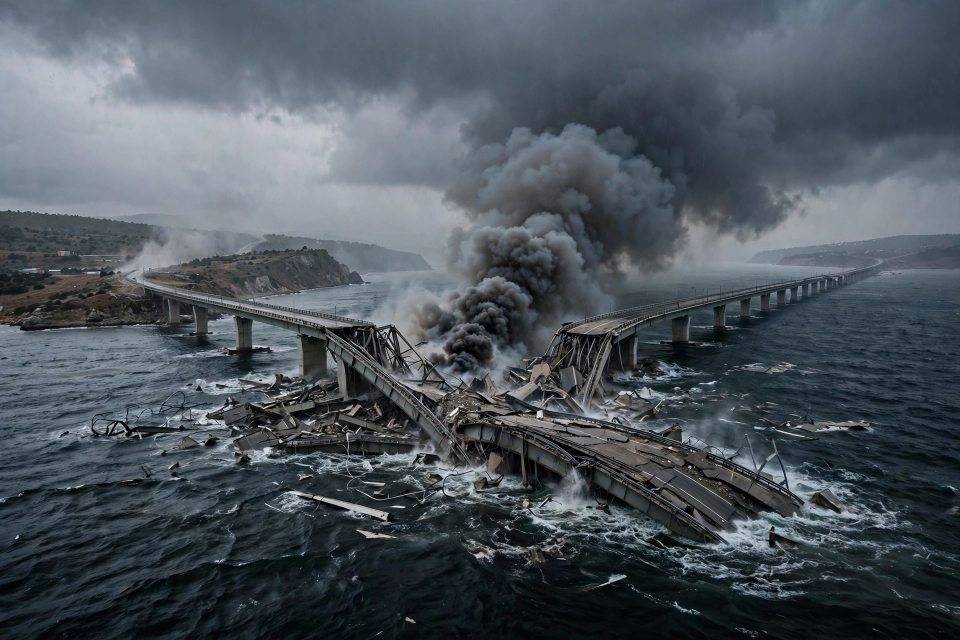
#> input picture media-generation-hero-kerch-17nov-0-357af6cf-c1d8-43b7-adf4-132450521163.png, 1920 x 1280 px (shown at 1/2 size)
$ python compose.py
#> lines starting #> are read from the running program, lines starting #| are printed output that depends on the picture
"""Build the 17 Nov 2026 front page (1024x1024 PNG) from the hero photo.

Layout: masthead, hero photo with caption, lead story, 2x2 story grid,
ticker strip, footer. All text is drawn with PIL so the page is readable
at a glance; the hero is the only photographic element.
"""
import textwrap
from pathlib import Path

from PIL import Image, ImageDraw, ImageFont

HERE = Path(__file__).resolve().parent
W, H = 1024, 1024
SERIF_B = "/usr/share/fonts/truetype/dejavu/DejaVuSerif-Bold.ttf"
SERIF = "/usr/share/fonts/truetype/dejavu/DejaVuSerif.ttf"
SANS_B = "/usr/share/fonts/truetype/dejavu/DejaVuSans-Bold.ttf"
SANS = "/usr/share/fonts/truetype/dejavu/DejaVuSans.ttf"


def font(path, size):
    return ImageFont.truetype(path, size)


def wrap(draw, text, fnt, width):
    lines, cur = [], ""
    for word in text.split():
        trial = (cur + " " + word).strip()
        if draw.textlength(trial, font=fnt) <= width:
            cur = trial
        else:
            if cur:
                lines.append(cur)
            cur = word
    if cur:
        lines.append(cur)
    return lines


def draw_wrapped(draw, x, y, text, fnt, width, fill="black", leading=4):
    lines = wrap(draw, text, fnt, width)
    for line in lines:
        draw.text((x, y), line, font=fnt, fill=fill)
        y += fnt.size + leading
    return y


def main():
    img = Image.new("RGB", (W, H), "white")
#> img: PIL image 1024x1024 RGB; every value is 255
    d = ImageDraw.Draw(img)
    d.rectangle([0, 0, W - 1, H - 1], outline="black", width=4)

    # Masthead
    d.text((512, 18), "THE WORLD IN ONE DAY", font=font(SERIF_B, 58),
           fill="black", anchor="ma")
    d.text((512, 92), "TUESDAY 17 NOVEMBER 2026  •  TEN STORIES, ONE PAGE",
           font=font(SANS_B, 20), fill="black", anchor="ma")
    d.line([(24, 128), (1000, 128)], fill="black", width=3)

    # Hero photo
    hero = Image.open(HERE / "media-generation-hero-kerch-17nov-0-357af6cf-c1d8-43b7-adf4-132450521163.png").convert("RGB")
#> hero is the input picture: PIL image 1920x1280 RGB; mean R, G, B 76.3, 85.2, 92.7
    # centre-crop to 976 x 300
    tw, th = 976, 300
    ratio = max(tw / hero.width, th / hero.height)
#> ratio = 0.508
    hero = hero.resize((int(hero.width * ratio) + 1, int(hero.height * ratio) + 1))
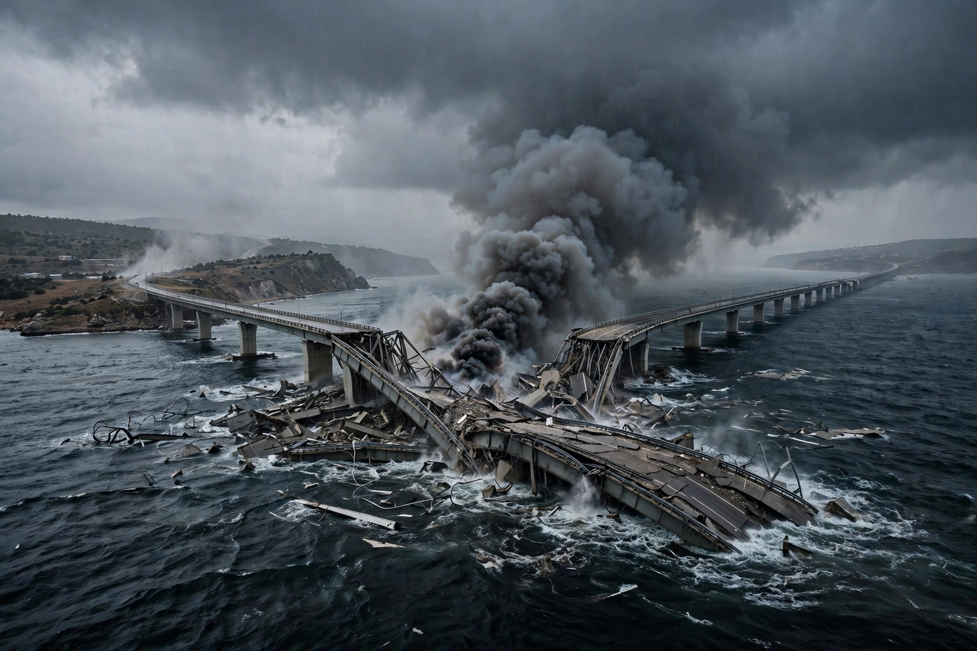
#> hero: PIL image 977x651 RGB; mean R, G, B 76.3, 85.2, 92.7
    x0 = (hero.width - tw) // 2
#> x0 = 0
    y0 = (hero.height - th) // 2
#> y0 = 175
    hero = hero.crop((x0, y0, x0 + tw, y0 + th))
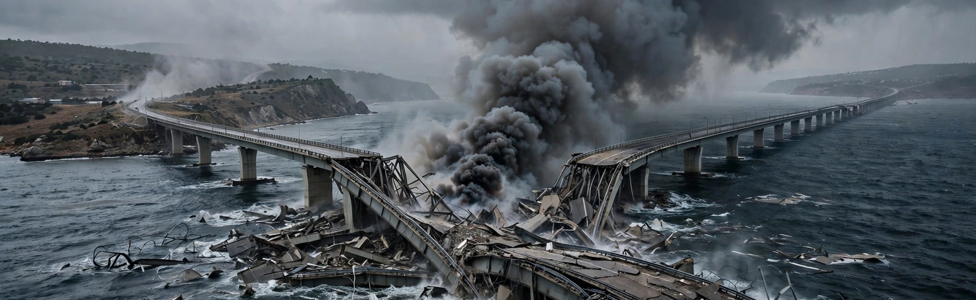
#> hero: PIL image 976x300 RGB; mean R, G, B 83.8, 91.3, 97.7
    img.paste(hero, (24, 140))
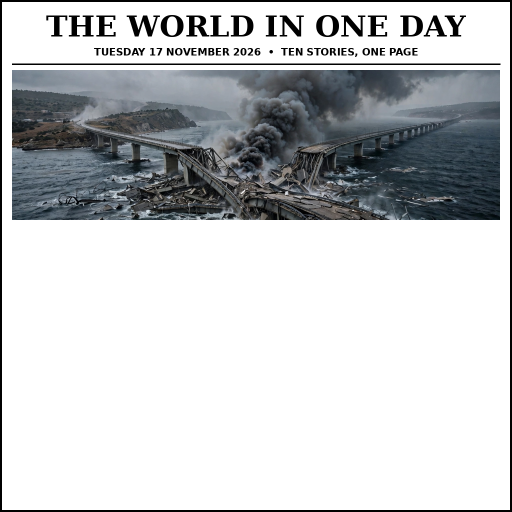
#> img: PIL image 1024x1024 RGB (shown at 1/2 size); mean R, G, B 198.2, 200.3, 202.1
    d.rectangle([24, 140, 1000, 440], outline="black", width=2)
    d.text((24, 448), "A span of the Kerch bridge lies in the sea after the overnight strike.",
           font=font(SANS, 17), fill="#333333")

    # Lead story
    y = draw_wrapped(d, 24, 478, "KERCH BRIDGE FALLS: UKRAINE DRONES COLLAPSE A SPAN INTO THE SEA",
                     font(SERIF_B, 34), 976, leading=2)
#> y = 550
    y = draw_wrapped(d, 24, y + 2,
                     "Kyiv calls it an unprecedented operation: 306 drones hit the crossing to "
                     "Crimea, halting road traffic. Russia answers with missiles on Kyiv's bridges.",
                     font(SERIF, 21), 976, leading=2)
#> y = 598

    d.line([(24, y + 10), (1000, y + 10)], fill="black", width=2)
    gy = y + 22
#> gy = 620

    # 2x2 grid of stories
    stories = [
        ("US-IRAN ON THE BRINK",
         "Iran drones hit a US radar in Bahrain; the US strikes a missile site on "
         "Qeshm Island. Washington weighs a 'dirty bomb' claim against Tehran."),
        ("GAZA: OPEN THE CROSSINGS",
         "Britain, Australia, Canada and Italy press Israel to let aid in. London "
         "sanctions eight firms building West Bank settlements."),
        ("JAPAN SCRAMBLES JETS",
         "Tokyo protests after suspected Russian aircraft enter its airspace near "
         "Fukuoka, the latest in a week of close encounters."),
        ("DEPARDIEU PLEADS GUILTY",
         "Gerard Depardieu admits sexual assault and drops his appeal, ending one "
         "of France's most-watched celebrity trials."),
    ]
    col_w, row_h = 478, 132
    for i, (head, body) in enumerate(stories):
        cx = 24 + (i % 2) * 498
        cy = gy + (i // 2) * row_h
        if i % 2 == 1:
            d.line([(512, cy), (512, cy + row_h - 14)], fill="#999999", width=1)
        draw_wrapped(d, cx, cy, head, font(SANS_B, 21), col_w, leading=1)
        draw_wrapped(d, cx, cy + 30, body, font(SANS, 17), col_w, leading=1)
#> this loop made 4 passes
#> cy on passes 1 to 4: 620, 620, 752, 752

    ty = gy + 2 * row_h + 6
#> ty = 890
    d.line([(24, ty), (1000, ty)], fill="black", width=2)
    ticker = ("ALSO TODAY:  Trump opens Asia tour in Manila  •  Houthis advance in Yemen  •  "
              "US closes chip-export loophole to China  •  Five EU states plan Rwanda migrant hub  •  "
              "US loses measles-free status after 26 years  •  Congo Ebola toll passes 5,500")
    ty = draw_wrapped(d, 24, ty + 10, ticker, font(SANS_B, 17), 976, leading=3)
#> ty = 960
    d.text((512, 992), "THE WORLD IN ONE DAY — 17 NOVEMBER 2026",
           font=font(SANS, 15), fill="#555555", anchor="ma")
    img.save(HERE / "news.png", optimize=True)
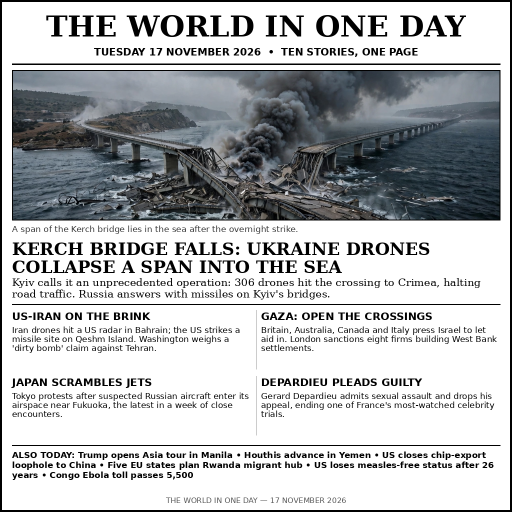
#> saved as news.png: PIL image 1024x1024 RGB (shown at 1/2 size); mean R, G, B 183.5, 185.6, 187.3
#> (the run stopped early here; a loop or call above may not have finished)
